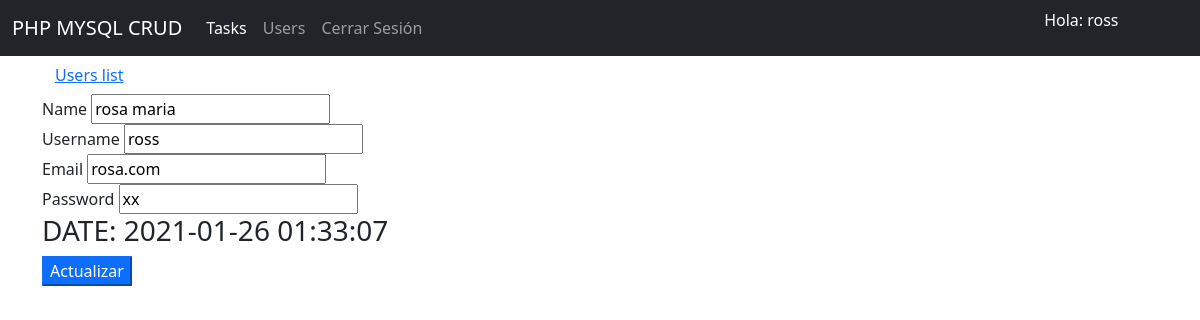
Screenshot of /user/edit.php?id=2 (signed in) with the database file from the repository.
### tables this page shows
CREATE TABLE `users` (
  `id` int(11) NOT NULL,
  `name` varchar(255) NOT NULL,
  `email` varchar(255) NOT NULL,
  `username` varchar(255) NOT NULL,
  `password` varchar(255) NOT NULL,
  `created_at` timestamp NOT NULL DEFAULT current_timestamp() ON UPDATE current_timestamp()
);

### user/edit.php (the view, shortened to what this page needs)
<?php
    include("../util/db.php");
    if (isset($_GET["id"])) {
        $query = " SELECT * FROM `users` WHERE id= ". $_GET["id"];
        $response = mysqli_query($conn, $query);
        $item = mysqli_fetch_array($response);
    }
?>
<?php include("../includes/header.php") ?>
<div class="container">
    <a class="btn btn-link link" href="./index.php">Users list</a>
    <form action="update.php" method="post">
        <div>
            <label for="">Name</label>
            <input type="text" name="name" value="<?php echo $item["name"]; ?>" required>
        </div>
        <div>
            <label for="">Username</label>
            <input type="text" name="username" value="<?php echo $item["username"]; ?>" required>
        </div>
        <div>
            <label for="">Email</label>
            <input type="text" name="email" value="<?php echo $item["email"]; ?>" required>
        </div>
        <div>
            <label for="">Password</label>
            <input type="text" name="password" value="<?php echo $item["password"]; ?>" required>
        </div>
        <h3>DATE: <?php echo $item["created_at"]; ?> </h3>
        <button type="submit" class="btn-primary">Actualizar</button>
    </form>
</div>
</body>
</html>

### rows the page displays
users: name "rosa maria", username "ross", email "rosa.com", password "xx", created_at "2021-01-26 01:33:07"

### other values shown
$_SESSION['username'] "ross"
